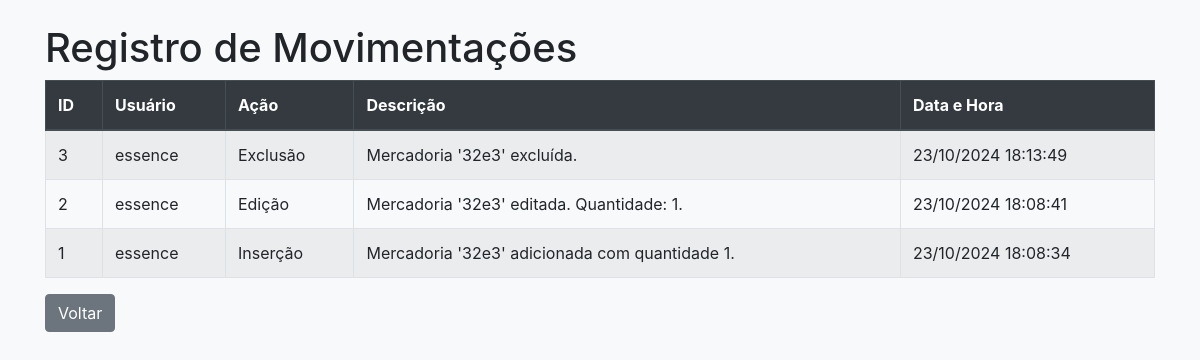
Screenshot of /movimentacoes (signed in) with the database file from the repository.
### app.py (models this page shows, shortened)
class LogMovimentacao(db.Model):
    id = db.Column(db.Integer, primary_key=True)
    usuario_id = db.Column(db.Integer, db.ForeignKey("usuario.id"), nullable=True)
    acao = db.Column(db.String(100), nullable=False)
    mercadoria_id = db.Column(db.Integer, db.ForeignKey("mercadoria.id"), nullable=True)
    descricao = db.Column(db.String(200), nullable=False)
    data_hora = db.Column(db.DateTime, default=datetime.utcnow)
    usuario = db.relationship("Usuario", backref=db.backref("logs", lazy=True))
    mercadoria = db.relationship("Mercadoria", backref=db.backref("logs", lazy=True))

class Usuario(db.Model):
    id = db.Column(db.Integer, primary_key=True)
    username = db.Column(db.String(100), nullable=False, unique=True)
    password_hash = db.Column(db.String(200), nullable=False)

### app.py (the view)
@app.route("/movimentacoes")
@login_required
def movimentacoes():
    logs = LogMovimentacao.query.order_by(LogMovimentacao.data_hora.desc()).all()
    return render_template("movimentacoes.html", logs=logs)

### app.py (called while the page is built)
def login_required(f):
    @wraps(f)
    def decorated_function(*args, **kwargs):
        if "user_id" not in session:
            flash("Por favor, faça login para acessar esta página.", "warning")
            return redirect(url_for("login"))
        return f(*args, **kwargs)
    return decorated_function

### templates/movimentacoes.html (shortened to what this page needs)
<!doctype html>
<html lang="pt-br">
<head>
    <link href="https://maxcdn.bootstrapcdn.com/bootstrap/4.5.2/css/bootstrap.min.css" rel="stylesheet">
</head>
<body class="bg-light">
    <div class="container mt-4">
        <h1>Registro de Movimentações</h1>
        <table class="table table-bordered table-striped">
            <thead class="thead-dark">
                <tr>
                    <th>ID</th>
                    <th>Usuário</th>
                    <th>Ação</th>
                    <th>Descrição</th>
                    <th>Data e Hora</th>
                </tr>
            </thead>
            <tbody>
                {% for log in logs %}
                <tr>
                    <td>{{ log.id }}</td>
                    <td>{{ log.usuario.username if log.usuario else 'N/A' }}</td>
                    <td>{{ log.acao }}</td>
                    <td>{{ log.descricao }}</td>
                    <td>{{ log.data_hora.strftime('%d/%m/%Y %H:%M:%S') }}</td>
                </tr>
                {% endfor %}
            </tbody>
        </table>
        <a href="/" class="btn btn-secondary">Voltar</a>
    </div>
</body>
</html>

### rows the page displays
LogMovimentacao: id "3", usuario "essence", acao "Exclusão", descricao "Mercadoria '32e3' excluída.", data_hora "23/10/2024 18:13:49"
LogMovimentacao: id "2", usuario "essence", acao "Edição", descricao "Mercadoria '32e3' editada. Quantidade: 1.", data_hora "23/10/2024 18:08:41"
LogMovimentacao: id "1", usuario "essence", acao "Inserção", descricao "Mercadoria '32e3' adicionada com quantidade 1.", data_hora "23/10/2024 18:08:34"
